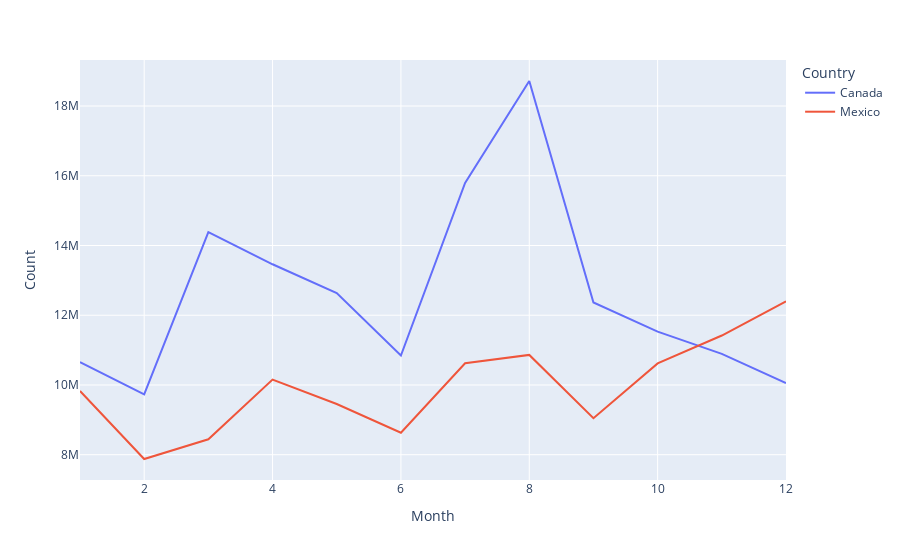

Notebook code cell kept with this figure:
### Code cell
fig = px.line(travel1, x="Month", y="Count", color="Country")
fig.show(connectgaps=True)

### Figure 1 — Plotly figure (JSON) as saved in the notebook; plotly's stock layout.template omitted (floating-point values rounded to 4 significant figures)
{"data": [{"hoverlabel": {"namelength": 0}, "hovertemplate": "Country=Canada<br>Month=%{x}<br>Count=%{y}", "legendgroup": "Canada", "line": {"color": "#636efa", "dash": "solid"}, "mode": "lines", "name": "Canada", "showlegend": true, "type": "scatter", "x": [1, 2, 3, 4, 5, 6, 7, 8, 9, 10, 11, 12], "xaxis": "x", "y": [10657421, 9727111, 14385218, 13461691, 12636085, 10843475, 15795140, 18718136, 12367829, 11531100, 10893273, 10056567], "yaxis": "y"}, {"hoverlabel": {"namelength": 0}, "hovertemplate": "Country=Mexico<br>Month=%{x}<br>Count=%{y}", "legendgroup": "Mexico", "line": {"color": "#EF553B", "dash": "solid"}, "mode": "lines", "name": "Mexico", "showlegend": true, "type": "scatter", "x": [1, 2, 3, 4, 5, 6, 7, 8, 9, 10, 11, 12], "xaxis": "x", "y": [9827480, 7876750, 8443616, 10155472, 9453341, 8630753, 10621175, 10861830, 9047977, 10619142, 11417988, 12400400], "yaxis": "y"}], "layout": {"legend": {"title": {"text": "Country"}, "tracegroupgap": 0}, "margin": {"t": 60}, "xaxis": {"anchor": "y", "domain": [0, 1], "title": {"text": "Month"}}, "yaxis": {"anchor": "x", "domain": [0, 1], "title": {"text": "Count"}}}}
